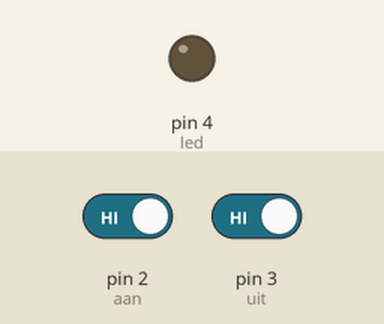
Bench run of a sketch on a simulated Arduino Uno, built with avr-gcc and run on an emulated ATmega328P. Shown: output pins drawn as LEDs (lit = HIGH). Inputs (shaded band) come from the test bench; at power-on: pin 2 (aan) HIGH, pin 3 (uit) HIGH.

Above: at 1.2 s.
1.3 s: pin 2 (aan) driven LOW
At 1.8 s:
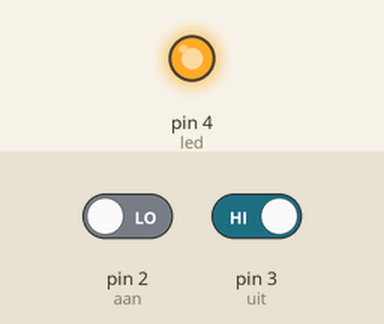
2.8 s: pin 3 (uit) driven LOW
At 4.2 s:
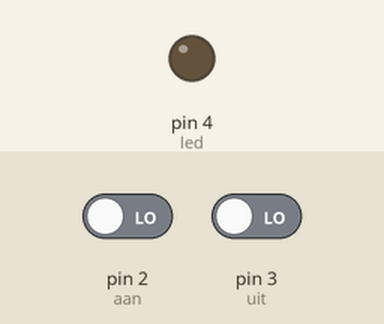
Timing chart, 0 to 5.8 s (numbered marks = the images above; inputs shaded):
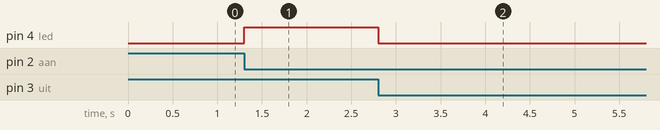

Measured:
- after the input at 1.3 s, pin 4 (led): LOW → HIGH at once
- after the input at 2.8 s, pin 4 (led): HIGH → LOW at once

The sketch:

opdracht2_onoff.ino
```cpp
int aan = 2;
int uit = 3;
int led = 4;
void setup() {
  pinMode(aan, INPUT);
  pinMode(uit, INPUT);
  pinMode(led, OUTPUT);
  attachInterrupt(digitalPinToInterrupt(aan), ledaan, FALLING);
  attachInterrupt(digitalPinToInterrupt(uit), leduit, FALLING);
}

void ledaan(){
  digitalWrite(led, HIGH);
}

void leduit(){
  digitalWrite(led, LOW);
}

void loop() {
  // put your main code here, to run repeatedly:

}
```
